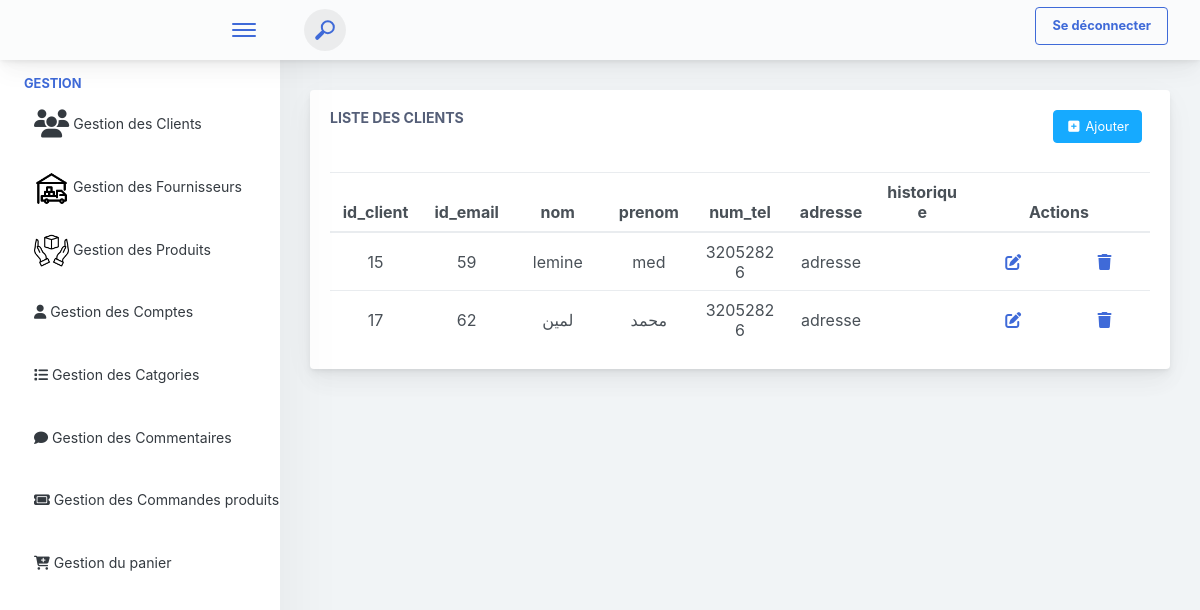
The app's page /affiche_client, older data.
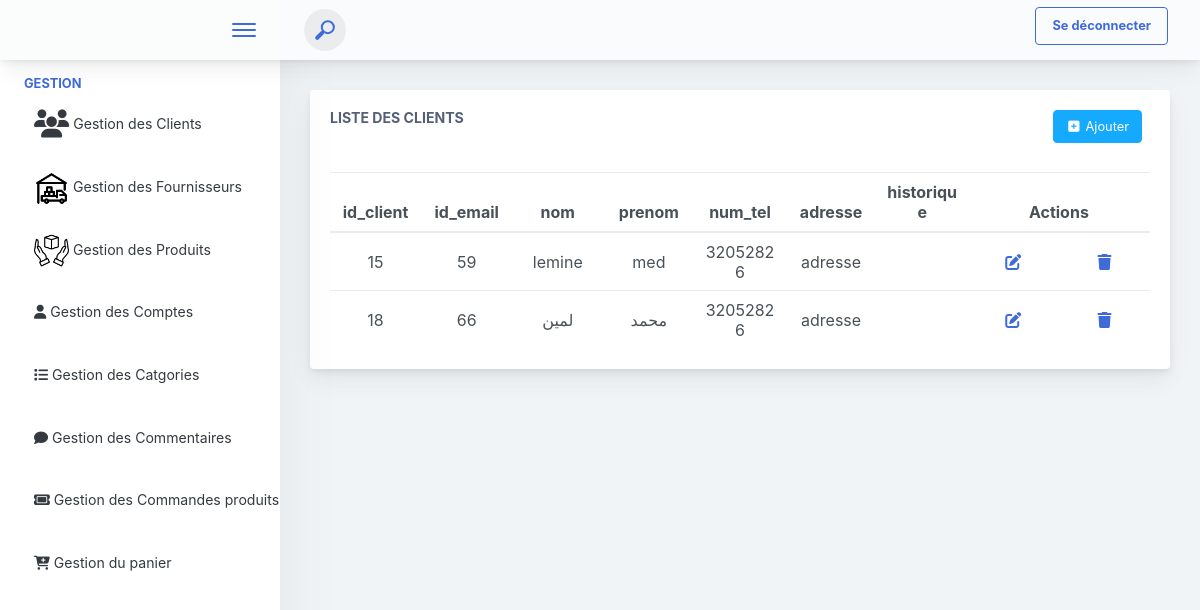
The same page, newer data.
### produits_app/models.py (models this page shows)
class Client(models.Model):
    id_client = models.AutoField(primary_key=True)
    id_email = models.ForeignKey(Compte, on_delete=models.CASCADE, default=4)
    nom = models.CharField(max_length=100)
    prenom = models.CharField(max_length=100, default='prenom_user')
    num_tel = models.IntegerField(default=0)
    adresse = models.CharField(max_length=100, default='adresse')
    historique = models.ManyToManyField(CommandeProduit,blank=True)

### produits_app/views.py (the view)
# urls.py: path('affiche_client',views.affiche_client,name="affiche_client"),
def affiche_client(request):
    clients = Client.objects.all()
    return render(request,"interface_admin/Admin_Client/client_affichage.html",{'clients':clients})

### produits_app/templates/interface_admin/Admin_Client/client_affichage.html (shortened to what this page needs)
{% extends 'interface_admin/navbar.html' %}
{% block content %}
  <div class="app-main__inner">
    <div class="row">
        <div class="col-lg-12">
          <div class="main-card mb-3 card">
            <div class="card-body">
              <div style="display: flex ; justify-content: space-between;">
                <div>
                  <h5 class="card-title">Liste des Clients </h5>
                </div>
                <div style="display: flex ; justify-content: space-between;">
                  <div>
                    <a href="{% url 'ajouter_client' %}" class="mb-2 mr-2 btn btn-info"><i class="fa fa-fw" aria-hidden="true" title="Copier pour utiliser plus-square"></i> Ajouter </a>
                  </div>
                </div>
              </div>
              <br>
              <table class="mb-0 table" id="myTable">
                <thead>
                  <tr>
                    <th>id_client</th>
                    <th>id_email</th>
                    <th>nom</th>
                    <th>prenom</th>
                    <th>num_tel</th>
                    <th>adresse</th>
                    <th>historique</th>
                    <th colspan="2" >Actions</th>
                  </tr>
                </thead>
                <tbody>
                  {% for client in clients %}
                  <tr>
                    <td >{{client.id_client}}</td>
                    <td >{{client.id_email_id}}</td>
                    <td >{{client.nom}}</td>
                    <td >{{client.prenom}}</td>
                    <td >{{client.num_tel}}</td>
                    <td>adresse</td>
                    <td >{{client.historique_id}}</td>
                    <td>
                      <a class='button' href="{% url 'modifier_client' client.id_client %}"><i class="fa-solid fa-pen-to-square"></i></a>
                    </td>
                    <td>
                      <a class='button' href="{% url 'suprimer_client' client.id_client %}"><i class="fa-solid fa-trash"></i></a>
                    </td>
                  </tr>
                  {% endfor %}
                </tbody>
              </table>
            </div>
          </div>
        </div>
      </div>
    </div>
  </div>
{% endblock %}

Row changes from the older to the newer data that the page shows:
removed Client: id_client "17", id_email_id "62", nom "لمين", prenom "محمد", num_tel "32052826"
added Client: id_client "18", id_email_id "66", nom "لمين", prenom "محمد", num_tel "32052826"
